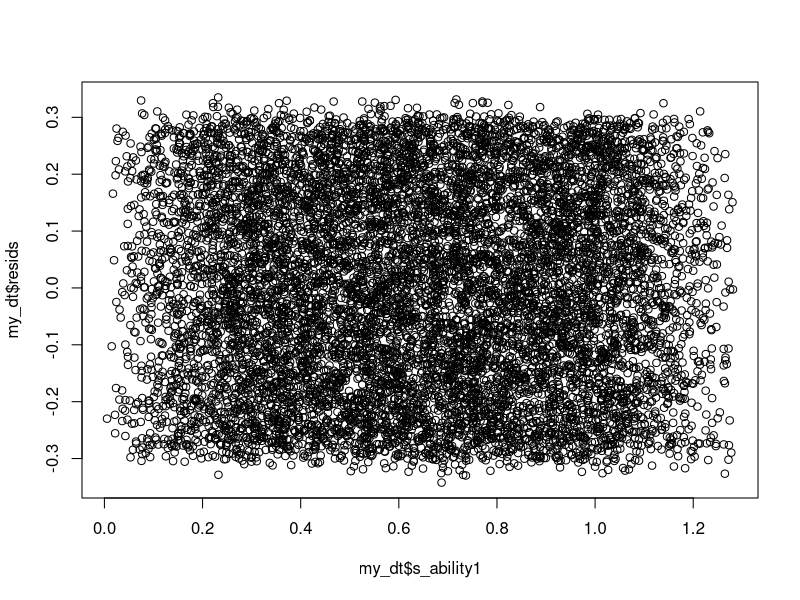
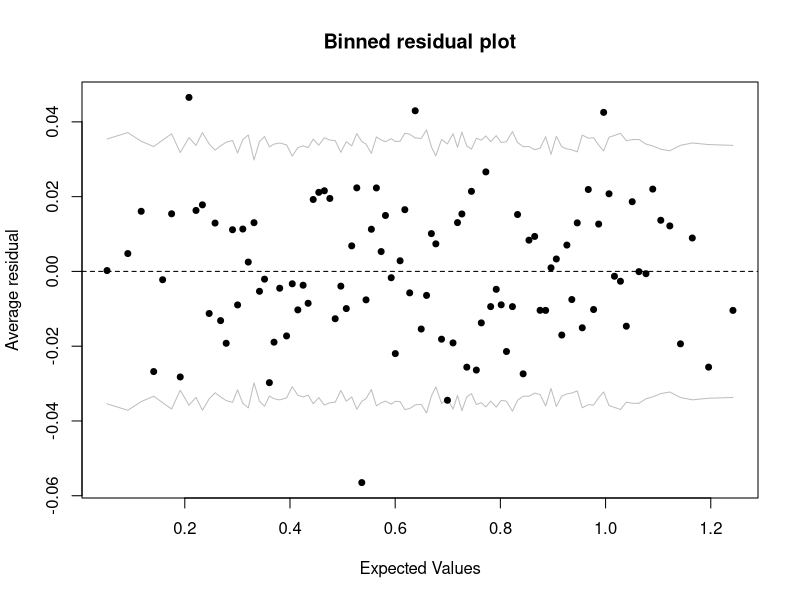
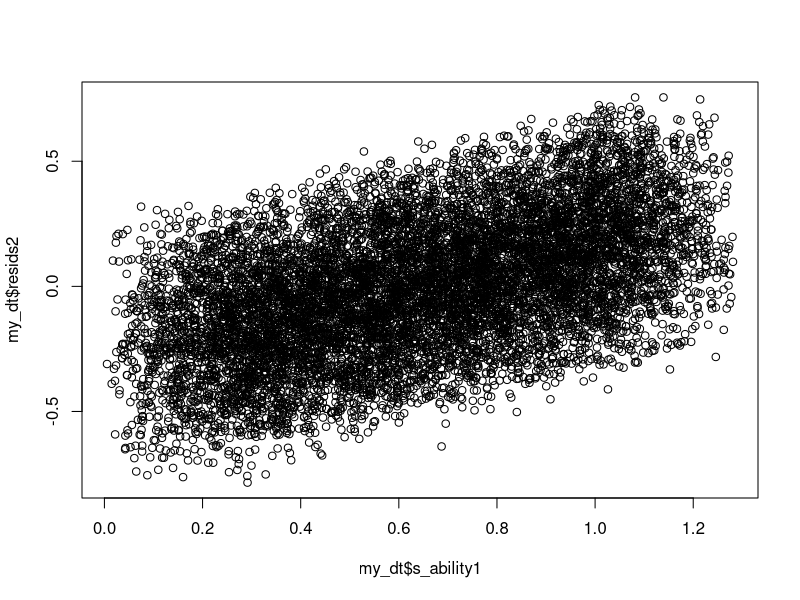
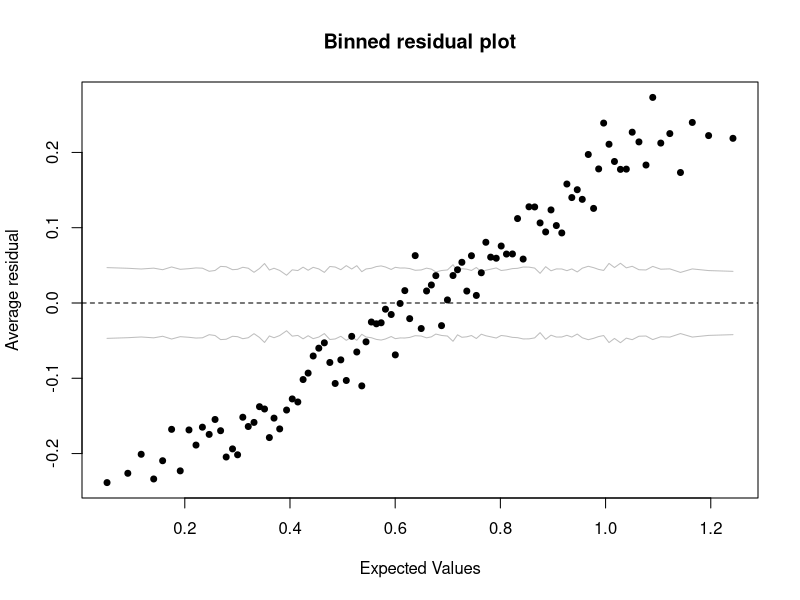
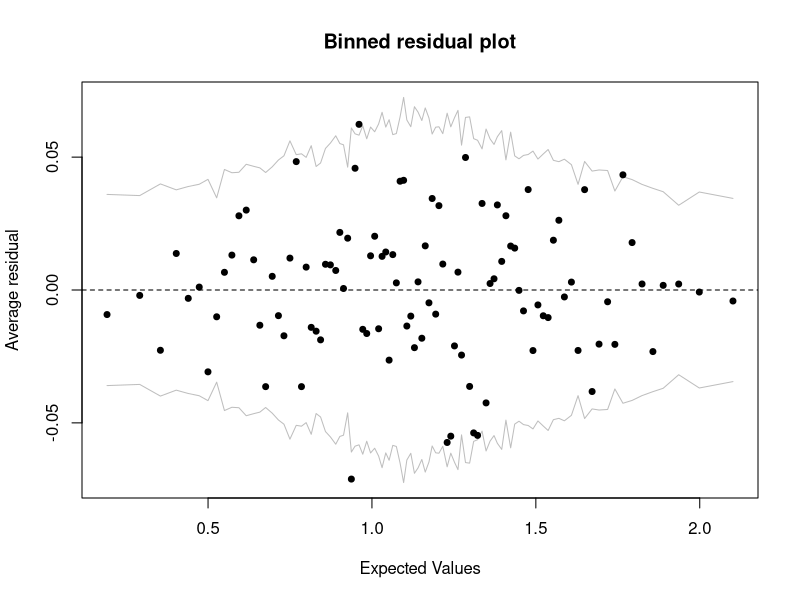
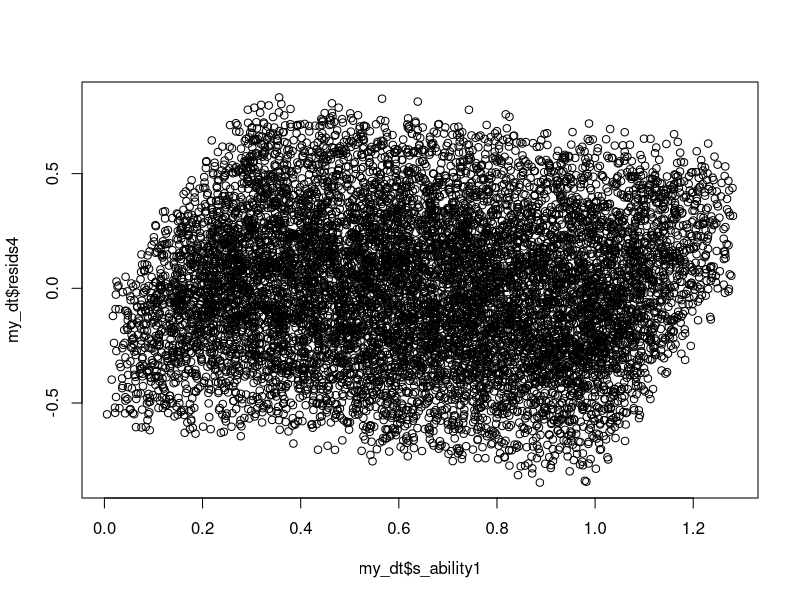
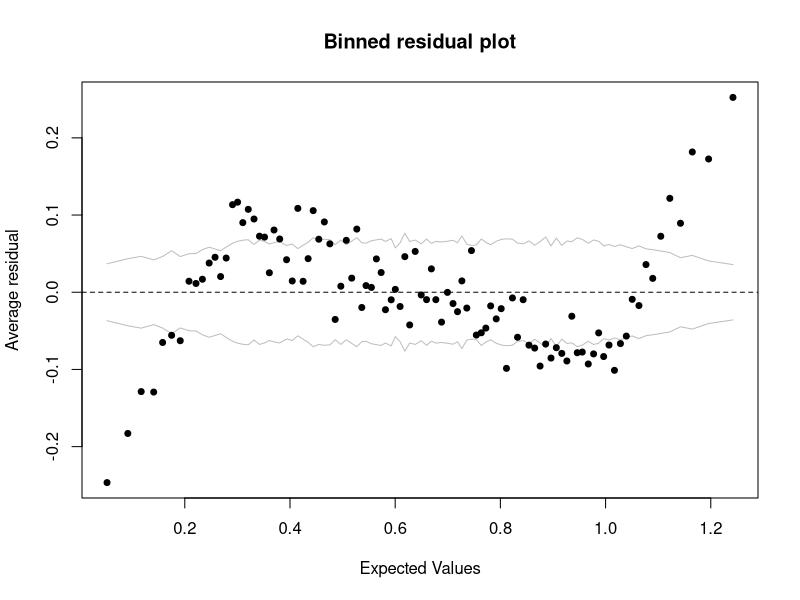
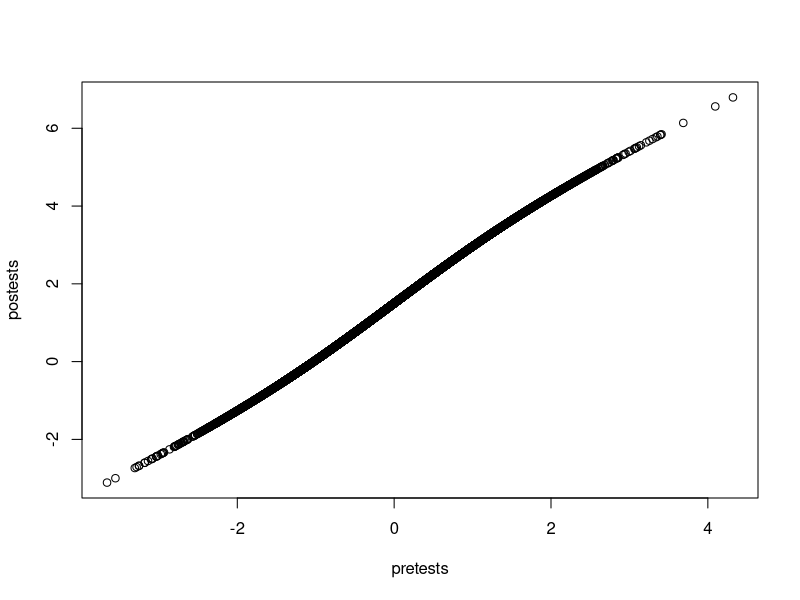

The R script that drew these images, in order:
#==============================#
# ==== residual experiment ====
#==============================#


# load packages 
library(data.table)
library(arm)

rm(list = ls(pos = ".GlobalEnv"), pos = ".GlobalEnv")
options(scipen = 999)
cat("\f")
#========================#
# ==== generate data ====
#========================#


# so I need to generate teacher and student matches and data where a students ability is 
# completely dsecribed by their pretest. 


# start data set with teacher ID's and abilities 
my_dt <- data.table(teacher_id = rep(1:100, 100), t_ability = rep(runif(100), 100))


# make teacher ID a factotr for eventual regression 
my_dt[, teacher_id := as.factor(teacher_id)]

# now generate students that have ability correlated with the teachers 
my_dt[, student_id := 1:nrow(my_dt)]

my_dt[, s_ability1 := runif(nrow(my_dt)) + t_ability*.3]

# check correlation 
cor(my_dt$t_ability, my_dt$s_ability1)


# add student ability after teacher's effect 
my_dt[, s_ability2 := s_ability1 + t_ability]


# now add in some noise so the residuals are not all zero 
my_dt[, s_test2 := s_ability2 + runif(nrow(my_dt),0, .6)]


# Now run the value added regression so we can check the residuals 
reg_res <- lm(s_test2 ~  s_ability1 + teacher_id - 1, data = my_dt)


# now check the residuals 
my_dt[, resids := reg_res$residuals]


# now plot residuals over ability 
plot(my_dt$s_ability1, my_dt$resids)

binnedplot(my_dt$s_ability1 ,my_dt$resids)


###############################
# Now check measurement error #
###############################

# suppose the pretest is measured with error 
my_dt[, s_test1 := s_ability1 +  runif(nrow(my_dt),0, 1)]

# Now run the value added regression and see that it is perfectly identified 
reg_res2 <- lm(s_test2 ~  s_test1 + teacher_id - 1, data = my_dt)


# now check the residuals 
my_dt[, resids2 := reg_res2$residuals]


# now plot residuals over ability 
plot(my_dt$s_ability1, my_dt$resids2)

binnedplot(my_dt$s_ability1 ,my_dt$resids2)

# plot residuals over pretest 
binnedplot(my_dt$s_test1 ,my_dt$resids2)



############################
# without teacher dummies #
###########################

  
  # see if my intution is right about the residuals sans teachers 
  reg_res4 <- lm(s_test2 ~  s_ability1, data = my_dt)
  
  
  # now check the residuals 
  my_dt[, resids4 := reg_res4$residuals]
  
  
  # now plot residuals over ability 
  plot(my_dt$s_ability1, my_dt$resids4)
  
  binnedplot(my_dt$s_ability1 ,my_dt$resids4)

  
#=========================================#
# ==== nonlinear pretest relationship ====
#=========================================#

  # start data set with teacher ID's and abilities 
  my_dt <- data.table(teacher_id = rep(1:100, 100), 
                      t_ability = rep(rnorm(100), 100),
                      t_center = rep(rnorm(100), 100))
  
  
  # make teacher ID a factotr for eventual regression 
  my_dt[, teacher_id := as.factor(teacher_id)]
  
  # now generate students 
  my_dt[, student_id := 1:nrow(my_dt)]
  
  my_dt[, s_ability1 := rnorm(nrow(my_dt))]
  
  # map out what the funciton I am using will do for a given teacher ability 
  pretests <- rnorm(nrow(my_dt))
  t_ability <- 1
  postests <- pretests + (1/(1+exp(1)^(-1*pretests)))*2  + (t_ability/2)
  # postests <- pretests +  (1/(1+exp(1)^(-1*pretests)))*(t_ability/.5)
  # postests <- pretests + t_ability
 
  plot(pretests, postests)
  
  # add student ability after teacher's effect, But do it nonlinearly 
  # my_dt[, s_ability2 := s_ability1 + (1/(1+exp(1)^(-1*s_ability1)))*(t_ability/.5)]
  my_dt[, s_ability2 := s_ability1 + (1/(1+exp(1)^(-1*s_ability1)))*2  + t_ability/2]
  plot(my_dt$s_ability1, my_dt$s_ability2)
  
  # now add in some noise so the residuals are not all zero 
  my_dt[, s_test2 := s_ability2 + runif(nrow(my_dt),0, .6)]
  
  
  # Now run the value added regression so we can check the residuals 
  reg_res <- lm(s_test2 ~  s_ability1 + teacher_id - 1, data = my_dt)
  
  
  # now check the residuals 
  my_dt[, resids := reg_res$residuals]
  
  # now plot residuals over ability 
  plot(my_dt$s_ability1, my_dt$resids)
  
  binnedplot(my_dt$s_ability1 ,my_dt$resids)

  
  #====================================#
  # ==== add comparative advantage ====
  #====================================#
  
  # Now try it with teacher center   
  my_dt[, teacher_comp_adv := as.numeric(t_center >-.5)]

  k <- 3
  # increasign in pretest  
  my_dt[teacher_comp_adv == 1, s_ability2 := s_ability1 + (1/(1+exp(1)^(-k*s_ability1)))*2  + t_ability/2]
  
  # decreasing in pretest 
  my_dt[teacher_comp_adv == 0, s_ability2 := s_ability1 + (1/(1+exp(1)^(k*s_ability1)))*2  + t_ability/2]
  
  
  # sanity checks 
  # now add in some noise so the residuals are not all zero 
  my_dt[, s_test2 := s_ability2 + runif(nrow(my_dt),0, .6)]
  
  
  # Now run the value added regression so we can check the residuals 
  reg_res <- lm(s_test2 ~  s_ability1 + teacher_id - 1, data = my_dt)
  
  
  # now check the residuals 
  my_dt[, resids := reg_res$residuals]
  
  # now plot residuals over ability 
  plot(my_dt$s_ability1, my_dt$resids)
  
  binnedplot(my_dt$s_ability1 ,my_dt$resids)

  #==========================================#
  # ==== parm for degree of nonlinearity ====
  #==========================================#
  
  # no need to create a new variavle, just use teacher center 

  t_ability <- 1
  t_center <- 1
  postests <- pretests + (1/(1+exp(1)^(-5*pretests)))*t_center  - (1/(1+exp(1)^(-1*0)))*t_center+ t_ability/2
  # postests <- pretests +  (1/(1+exp(1)^(-1*pretests)))*(t_ability/.5)
  # postests <- pretests + t_ability
  
  plot(pretests, postests)
  
  
  # increasign in pretest  
  my_dt[, s_ability2 := s_ability1 + (1/(1+exp(1)^(-1*s_ability1)))*t_center - (1/(1+exp(1)^(-1*0)))*t_center+ t_ability/2]
  
  plot(my_dt$s_ability1, my_dt$s_ability2)
  
  
  # now add in some noise so the residuals are not all zero 
  my_dt[, s_test2 := s_ability2 + runif(nrow(my_dt),0, .6)]
  
  
  # Now run the value added regression so we can check the residuals 
  reg_res <- lm(s_test2 ~  s_ability1 + teacher_id - 1, data = my_dt)
  
  
  # now check the residuals 
  my_dt[, resids := reg_res$residuals]
  
  # now plot residuals over ability 
  plot(my_dt$s_ability1, my_dt$resids)
  
  binnedplot(my_dt$s_ability1 ,my_dt$resids)
  
  
  
  
  
  
  
  
